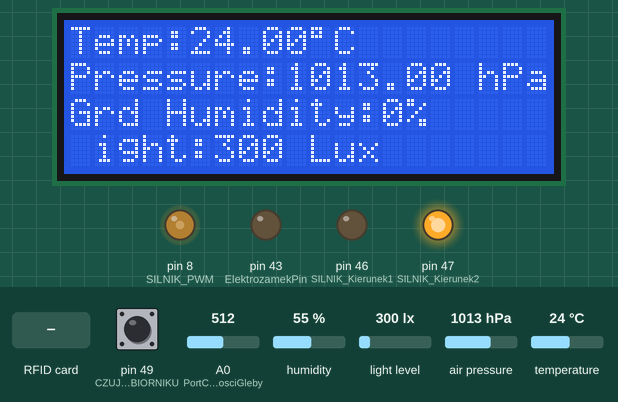
The sketch below on a simulated Arduino Mega 2560, built with avr-gcc and run on an emulated ATmega2560. Shown: 20×4 character LCD, output pins drawn as LEDs (lit = HIGH). Inputs (shaded band) come from the test bench; at power-on: pin 49 (CZUJNIK_WODY_W_ZBIORNIKU) HIGH, A0 (PortCzujkiWilgotnosciGleby) = 512, light level 300 lx, humidity 55 %, air pressure 1013 hPa, temperature 24 °C. Pins used as bus, display or sensor lines are not drawn; what the sketch prints to the serial monitor is not drawn.

Above: at 1.3 s.
1.4 s: pin 49 (CZUJNIK_WODY_W_ZBIORNIKU) pulled LOW for 0.15 s
At 1.55 s:
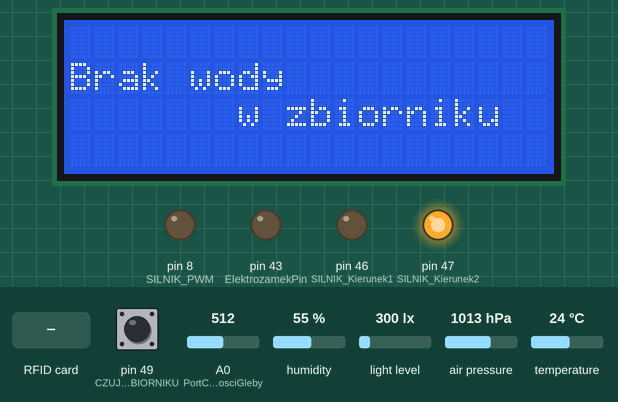
3.4 s: RFID card 5E 7A 19 C4 held to the reader
At 4.52 s:
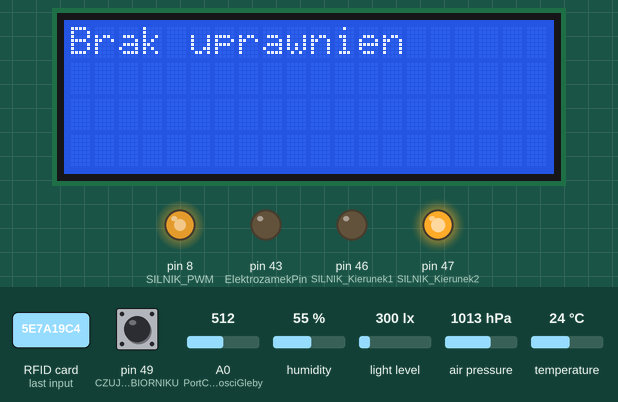
5.5 s: A0 (PortCzujkiWilgotnosciGleby) set to 414
At 6.8 s:
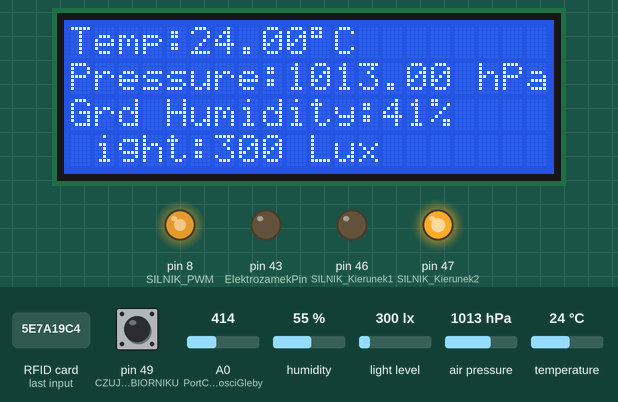
7.1 s: A0 (PortCzujkiWilgotnosciGleby) set to 386
At 8.9 s:
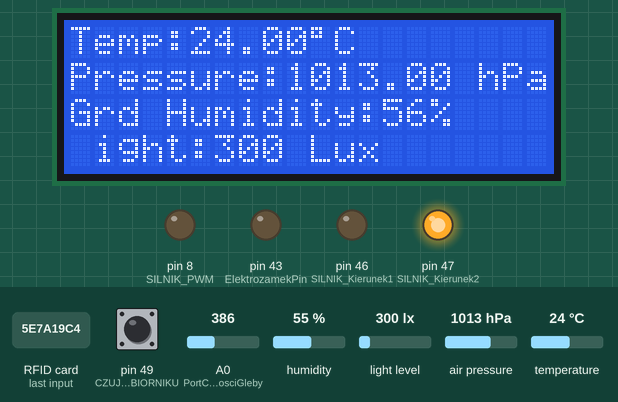
9.2 s: light level set to 40 lx
At 10.9 s:
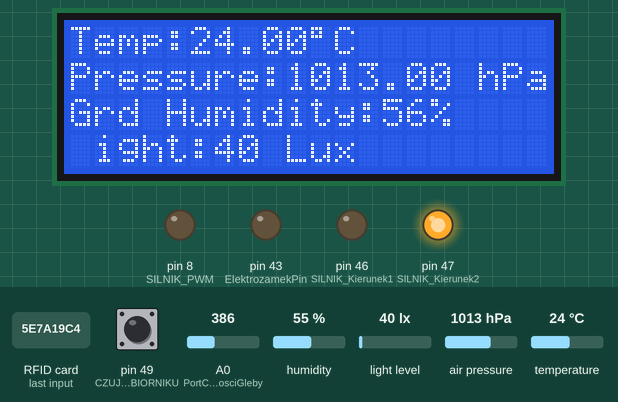
11.4 s: A0 (PortCzujkiWilgotnosciGleby) set to 417
At 13.2 s:
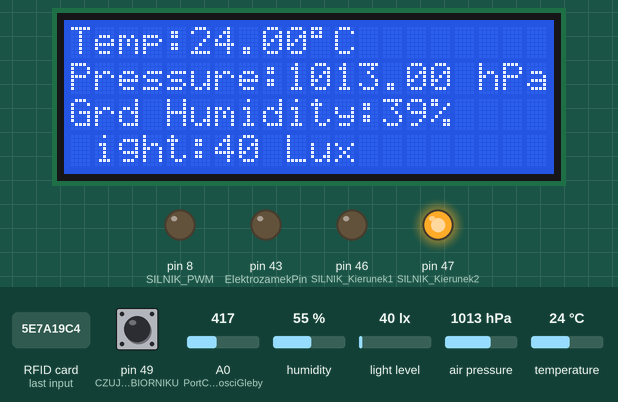
13.5 s: A0 (PortCzujkiWilgotnosciGleby) set to 445
Timing chart, 0 to 16.5 s (numbered marks = the images above; inputs shaded):
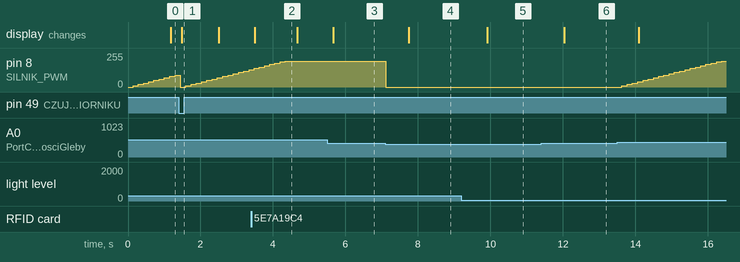

Measured:
- the behaviour switches between 398 and 397 on A0 (PortCzujkiWilgotnosciGleby) (found by bisection; images 3 and 4)
- after the input at 1.4 s, the display: changes after 0.08 s (image 1)
- after the input at 3.4 s, the display: changes after 0.10 s (image 2)
- after the input at 5.5 s, the display: changes after 0.16 s (image 3)
- after the input at 7.1 s, pin 8 (SILNIK_PWM): 195/255 → 0/255 at once; the display: changes after 0.64 s (image 4)
- after the input at 9.2 s, the display: changes after 0.72 s (image 5)
- after the input at 11.4 s, the display: changes after 0.64 s (image 6)
- after the input at 13.5 s, pin 8 (SILNIK_PWM): moves from 0/255 to 195/255 over 2.8 s, starting after 0.13 s

The sketch:

Szklarnia.ino
```cpp
// Wyswietlacz w pwm 2,3,4,5,6,7
// tak jak na kursie: https://simple-circuit.com/arduino-bmp280-sensor-lcd/
// czujnik wilgotności, teperatury i ciśnienia - podlaczony w SDA i SCL - pin 20, 21, oraz zasilanie 5v
//

// dokumentacje:
// SPI - http://castor.am.gdynia.pl/~dorra/pliki/Magistrale%20%20-%20podstawy%20teoretyczne.pdf
// str 4-5 ustawienie czestotliwosci

/*
Podlaczenia arduino do plytki:
pin     |   PIN     |   PIN
Płytka  |   Arduino |   Sprzęt
--------|-----------|-------------------------------------------------------------------------
PIN 23  |   22      |   Osobnym kablem laczyc z ledem  - Dioda Let imitujaca swiatlo - zarowke
        |   43      |   Podlaczenie do elektrozamka poki co osobno
                        Podlaczenie: pin 43 do VCC a pozostałe GND i IN do GND

PIN 35  |   46      |   Mostek H - 7 - wejście określające kierunek obrotów pierwszego silnika
PIN 36  |   47      |   Mostek H - 2 - wejście określające kierunek obrotów pierwszego silnika
PIN 37  |   49      |   Czujnik Poziomu wody - druga czesc czujnika do masy
PIN 38  |   48      |   RFID - Reset (RFID - RC522)
PIN 39  |   51      |   RFID - MOSI
PIN 40  |   50      |   RFID - MISO
PIN 41  |   53      |   RFID - SDA
PIN 42  |   52      |   RFID - SCK
PIN 43  |   21  SCL |   SCL - Barometr (BME/BMP280) & czujnik Swiatła TSL2561
PIN 44  |   20  SDA |   SDA - Barometr (BME/BMP280) & czujnik Swiatła TSL2561
PIN 45  |   2       |   Wyświetlacz LED - RS - wybór rejestrów (komenda, dane)
PIN 46  |   3       |   Wyświetlacz LED - E - zezwolenie na zapis do rejestrów
PIN 47  |   4       |   Wyświetlacz LED - D4 - dane
PIN 48  |   5       |   Wyświetlacz LED - D5 - dane
PIN 49  |   6       |   Wyświetlacz LED - D6 - dane
PIN 50  |   7       |   Wyświetlacz LED - D7 - dane
PIN 51  |   8   PWM |   Mostek H - 1 - wejście ENABLE określające prędkość pierwszego silnika
PIN 52  |   A0      |   Czujnik wilgotności gleby - A0

dodatkowo Masa, Zasilanie 5V, oraz 3,3V

info podlaczen:
przekaznik vcc na pin 23 reszta na mase - dziala

mamy spi na rfid
mamu i2c na barometr i czujka swiatla
gpio wyswietlacz

*/

#include "Seeed_BME280.h"
#include <Wire.h>
#include <LiquidCrystal.h> // dolaczenie pobranej biblioteki I2C dla LCD
#include "RTClib.h"
#include <Adafruit_TSL2561_U.h>
#include <SPI.h>     //RFID
#include <MFRC522.h> // RFID

LiquidCrystal lcd(2, 3, 4, 5, 6, 7);

BME280 bme280; // pressure, temperature, altitude, humidityAir
// swiatlo
sensors_event_t event;                                                              // do czujnika światła
Adafruit_TSL2561_Unified tsl = Adafruit_TSL2561_Unified(TSL2561_ADDR_FLOAT, 12345); // swiatlo chyba

#define SILNIK_PWM 8        //mostek nóżka 1
#define SILNIK_Kierunek1 46 // mostek nóżka 2 lub 7 sprawdzic na pompie który kierunek
#define SILNIK_Kierunek2 47 // mostek nóżka 2 lub 7 sprawdzic na pompie który kierunek
// #define PortCzujkiSwiatla A5
#define PortCzujkiWilgotnosciGleby A0

#define DiodaJakoZarowka 22 // dioda ktora robi za żarowke
#define ElektrozamekPin 43  // Pin d sterowania elektrozamkiem

#define CZUJNIK_WODY_W_ZBIORNIKU (49) // do czujnika czy jest woda w zbiorniku z wodą

#define SS_PIN 53  // RFID
#define RST_PIN 48 // RFID

MFRC522 rfid_mfrc522(SS_PIN, RST_PIN); // Instance of the class for FRID

bool isAuthorized = false;
unsigned long rememberedTime; // = millis();
unsigned long timeForElectroMagneticLock;
bool isElectroMagneticUnLock = false;

unsigned long timeForDisplay;
unsigned long timeOfLastRefreshLed;

bool isResetDisplay = false;
// unsigned long nowTime;
int counterPWMForPump = 0;
int MAX_VALUE_FOR_COUNTER_PWM = 195; //40 bylo dobrze

//
//for test
unsigned long timeTime;

//
char text[14];
float temperature;
float pressure;
float altitude_;
float humidityAir;
float illuminance;
int waterSensor = 0;  // czujnik czy jest woda w zbiorniku do podlania kwiatow by pompa nie chodzila na sucho
float humidityGround; // do zrobienia

void setup()
{
    Serial.begin(9600);

    /// czujnik PortCzujkiSwiatla

    if (!tsl.begin())
    {
        /* There was a problem detecting the TSL2561 ... check your connections */
        Serial.print("Ooops, no TSL2561 detected ... Check your wiring or I2C ADDR!");
        while (1)
            ;
    }
    // displayLightSensorDetails();
    ///////////////////
    // czujnik wody
    pinMode(CZUJNIK_WODY_W_ZBIORNIKU, INPUT_PULLUP);

    //
    Wire.begin();

    lcd.begin(20, 4);

    // Serial.println(F("Arduino + BMP280"));

    if (!bme280.init())
    {
        Serial.println("Device error!");
    }

    setDisplayConstText();
    // swiatlo

    // pinMode(PortCzujkiSwiatla, INPUT);

    // czujnik gleby
    pinMode(PortCzujkiWilgotnosciGleby, INPUT);

    // silnik
    pinMode(SILNIK_PWM, OUTPUT); //Sygnał PWM silnika nr 1

    pinMode(SILNIK_Kierunek1, OUTPUT); //Sygnały sterujące kierunkiem obrotów silnika nr 1
    pinMode(SILNIK_Kierunek2, OUTPUT);

    pinMode(DiodaJakoZarowka, OUTPUT);
    pinMode(ElektrozamekPin, OUTPUT);
    digitalWrite(ElektrozamekPin, LOW);

    digitalWrite(SILNIK_Kierunek1, LOW); //Silnik nr 1 - obroty w lewo
    digitalWrite(SILNIK_Kierunek2, HIGH);
    timeTime = millis();
    timeForElectroMagneticLock = timeTime;
    timeForDisplay = timeTime;
    timeOfLastRefreshLed = millis();

    // RFID
    SPI.begin(); // Init SPI bus
    pinMode(SS_PIN, OUTPUT);
    digitalWrite(SS_PIN, LOW);

    rfid_mfrc522.PCD_Init(); // Init MFRC522
    pinMode(SS_PIN, OUTPUT);
    digitalWrite(SS_PIN, HIGH);

    //Serial.println("RFID reading UID");
}

void loop()
{
    // !!! użyć funkci do czasu milisecond tick coś tam
    // i za jjej pomoasprawdzac czy zwiekrzyła sie wartosśc o 100
    // jeśli tak to wykonujemy zdarzenie uruchamiay pompke i (zwiekrajac o 100 czas nastepnej kontroli)
    // hd 44780 - sterownik wyswetlacza hitachi
    // - jedna strona jak sie to urządzenie programuje
    // na 8 bitahc ustawionea jest jedna jedynka
    //ik\jest kilka rozkazów
    //rozkazz numer 1 ----
    // jak ustaw
    // dokumentacja https://www.sparkfun.com/datasheets/LCD/HD44780.pdf str 40
    //
    //vczujnik wilgotnosci
    // wsadzic do suchej ziemi i do błota i mamy wterdy 2 skrajne warości i możemy wtedy zrobić preskalowanie na wilgotność gleby
    //
    //

    // if (!isAuthorized)
    // {
    //     NapisStartowy();
    //     SprawdzRFID();
    // }
    // else
    {

        //light
        getIlluminance();
        getDataIsWaterTankFull();
        getDataFromBme280();
        getHumidityGround();

        if (!waterSensor)
        {
            NapisBrakWody();
            stopPomp();
        }
        else
        {

            // gdy wilgotnosc gleby poniżej 40 % wlacz pompe i podlej gdy za dyza wylacz pompe
            if (humidityGround < 30.0)
            {
                startPomp();
            }
            if (humidityGround > 50.0)
            {
                stopPomp();
            }
        }
        // Obsluga żarówki
        // TODO ustawic progowe swiecenia zerowki(diody) empirycznie

        if (illuminance < 40.0)
        {
            digitalWrite(DiodaJakoZarowka, HIGH);
        }
        else
        {
            digitalWrite(DiodaJakoZarowka, LOW);
        }

        // tylko do testow do wolniejszego wyswietlania potem skasuj nnow i if oraz zmienna timeTime
        // jak skasuje to to odkomentuj ShowDataDisplay()
        // unsigned long nnow = millis();
        // if ((nnow - timeTime) > 400UL)
        // {
        //     sprintf(text, "%u%%", (int)(humidityGround));
        //     lcd.setCursor(9, 2);
        //     lcd.print(text);
        //     Serial.print("humidityGround ");
        //     Serial.println(humidityGround);
        //     timeTime = nnow;

        //     sprintf(text, "%u", (int)(counterPWMForPump));
        //     lcd.setCursor(9, 3);
        //     lcd.print(text);
        // }
        // analogWrite(SILNIK_PWM, counterPWMForPump);

        //Serial.print("pwm : ");
        //Serial.println(counterPWMForPump);

        // resetuje wyswietlacz po zmianach na niezmiennych
        if (isResetDisplay)
        {
            if ((millis() - timeForDisplay) >= 1000UL)
            {
                isResetDisplay = false;
                setDisplayConstText();
            }
        }

        if (!isResetDisplay)
        {
            unsigned long now = millis();
            if ((now - timeOfLastRefreshLed) >= 1000UL)
            {
                timeOfLastRefreshLed = now;
                ShowDataDisplay();
            }
        }
        // Serial.println(isResetDisplay);

        //ShowDataConsol();

        SprawdzRFID();
        if (isElectroMagneticUnLock)
        {
            if (millis() - timeForElectroMagneticLock >= 1000UL)
            {
                closeLock();
            }
        }
    }
    delay(100);
}

void NapiszPrzywitanie(const char *uzytkownik)
{
    lcd.clear();
    lcd.setCursor(0, 0);
    lcd.print("Dzien dobry");

    sprintf(text, "%s", uzytkownik);
    lcd.setCursor(1, 2);
    lcd.print(text);
    timeForDisplay = millis();
    isResetDisplay = true;

    //delay(4000); // wait 2 seconds TODO WYWAL czekanie i uruchom program
    //setDisplayConstText();
}

void NapiszBrakAutoryzacji()
{
    lcd.clear();
    lcd.setCursor(0, 0);
    lcd.print("Brak uprawnien");
    timeForDisplay = millis();
    isResetDisplay = true;

    //delay(2000); // wait 2 seconds
    //NapisStartowy();
}

void NapisBrakWody()
{
    if (!isResetDisplay)
    {
        lcd.clear();
        lcd.setCursor(0, 1);
        lcd.print("Brak wody");
        lcd.setCursor(7, 2);
        lcd.print("w zbiorniku");
        timeForDisplay = millis();
        isResetDisplay = true;
    }
}

void NapisStartowy()
{
    lcd.clear();
    lcd.setCursor(0, 0);
    lcd.print("Przyloz karte");
}

bool SprawdzRFID()
{
    digitalWrite(SS_PIN, LOW);
    bool isInDatabase = false;
    if (rfid_mfrc522.PICC_IsNewCardPresent())
    {
        if (rfid_mfrc522.PICC_ReadCardSerial())
        {
            // wypiswanie danych karty na port szeregowy
            // Serial.print("Tag UID:");
            // for (byte i = 0; i < rfid_mfrc522.uid.size; i++)
            // {
            //     Serial.print(rfid_mfrc522.uid.uidByte[i] < 0x10 ? " 0" : " ");
            //     Serial.print(rfid_mfrc522.uid.uidByte[i], HEX);
            // }
            // wypiswanie danych karty na port szeregowy

            isInDatabase = PorownajKarteZBaza(rfid_mfrc522.uid.uidByte);
            if (isInDatabase)
            {
                openLock();
            }
            Serial.println();
            rfid_mfrc522.PICC_HaltA();
        }
    }
    digitalWrite(SS_PIN, HIGH);
    return isInDatabase;
}

void openLock()
{
    digitalWrite(ElektrozamekPin, HIGH);
    timeForElectroMagneticLock = millis();
    isElectroMagneticUnLock = true;
}

void closeLock()
{
    digitalWrite(ElektrozamekPin, LOW);
    isElectroMagneticUnLock = false;
}

bool PorownajKarteZBaza(uint8_t karta[])
{
    // baza uzykownikow i ich kart
    uint8_t user1[10] = {225, 108, 146, 50};
    uint8_t user2[10] = {253, 34, 125, 137};
    uint8_t user3[10] = {201, 66, 169, 72};

    if (user1[0] == karta[0])
    {
        if (user1[1] == karta[1])
        {
            if (user1[2] == karta[2])
            {
                if (user1[3] == karta[3])
                {
                    Serial.print(" Zarejestrowano: Uzytkownik 1 ");
                    const char *user = "Uzytkownik 1";
                    NapiszPrzywitanie(user);
                    isAuthorized = true;
                    return true;
                }
            }
        }
    }
    else

        if (user2[0] == karta[0])
    {
        if (user2[1] == karta[1])
        {
            if (user2[2] == karta[2])
            {
                if (user2[3] == karta[3])
                {
                    Serial.print(" Zarejestrowano: Uzytkownik 2 ");
                    const char *user = "Uzytkownik 2";
                    NapiszPrzywitanie(user);
                    isAuthorized = true;
                    return true;
                }
            }
        }
    }
    else

        if (user3[0] == karta[0])
    {
        if (user3[1] == karta[1])
        {
            if (user3[2] == karta[2])
            {
                if (user3[3] == karta[3])
                {
                    Serial.print(" Zarejestrowano: Uzytkownik 3 ");
                    const char *user = "Uzytkownik 3";
                    NapiszPrzywitanie(user);
                    isAuthorized = true;
                    return true;
                }
            }
        }
    }

    Serial.print(" Nie ma uzytkownika w bazie ");
    NapiszBrakAutoryzacji();
    return false;
}

void startPomp()
{
    unsigned long now = millis();
    // TO DO tylko do testow zmieniam by szybciej ruszylo potem usun tego if
    // if (counterPWMForPump == 0)
    // {
    //     counterPWMForPump = 130;
    // }
    //
    Serial.print("counterPWMForPump: ");
    Serial.println(counterPWMForPump);
    if (counterPWMForPump < 255)
    {
        Serial.println("in");
        if ((now - rememberedTime) >= 5UL) // ważne żeby z dopikiem UL - bo unsigned long
        {

            rememberedTime = now;
            counterPWMForPump += 10;
            if (counterPWMForPump > MAX_VALUE_FOR_COUNTER_PWM)
            {
                counterPWMForPump = MAX_VALUE_FOR_COUNTER_PWM;
            }
            analogWrite(SILNIK_PWM, counterPWMForPump); //Spokojne rozpędzanie silnika
        }
    }
}

void stopPomp()
{
    //if (counterPWMForPump == 255)
    //{
    counterPWMForPump = 0;
    analogWrite(SILNIK_PWM, counterPWMForPump);
    Serial.println("ZATRZYMUJE POMPE !!!!!!!!!!!!!!!!!!!!!!!!!!!!!!!!!!");
    //}
}

bool getDataIsWaterTankFull()
{
    waterSensor = digitalRead(CZUJNIK_WODY_W_ZBIORNIKU);
    return static_cast<bool>(waterSensor);
}

void getHumidityGround()
{
    float value = analogRead(PortCzujkiWilgotnosciGleby);
    Serial.print("czujnik gleby: ");
    Serial.println(value);
    humidityGround = calculateHumidityGround(value);

    // gdy poza zakresem tak na wszelki wypadek gdyby zle pomiary lub gdy wyjdzie za zakres
    if (humidityGround < 0)
    {
        humidityGround = 0;
    }
    else if (humidityGround > 100)
    {
        humidityGround = 100;
    }
}

float calculateHumidityGround(float value)
{

    float returnValue = ((-100 * value) + 49000) / 185.0;

    return returnValue;
}

void setDisplayConstText()
{ // wyswietlnie stalych niezmiennych napisów
    lcd.clear();
    lcd.setCursor(0, 0);
    lcd.print("Temp:");
    lcd.setCursor(0, 1);
    lcd.print("Pressure:");
    lcd.setCursor(0, 2);
    lcd.print("Grd Humidity:");
    lcd.setCursor(0, 3);
    lcd.print("Light:");
}

void displayLightSensorDetails(void)
{
    sensor_t sensor;
    tsl.getSensor(&sensor);
    Serial.println("------------------------------------");
    Serial.print("Sensor:       ");
    Serial.println(sensor.name);
    Serial.print("Driver Ver:   ");
    Serial.println(sensor.version);
    Serial.print("Unique ID:    ");
    Serial.println(sensor.sensor_id);
    Serial.print("Max Value:    ");
    Serial.print(sensor.max_value);
    Serial.println(" lux");
    Serial.print("Min Value:    ");
    Serial.print(sensor.min_value);
    Serial.println(" lux");
    Serial.print("Resolution:   ");
    Serial.print(sensor.resolution);
    Serial.println(" lux");
    Serial.println();
    Serial.println("------------------------------------");
    Serial.println("");
    //delay(500);
}

void getDataFromBme280()
{
    // get temperature, pressure and altitude from library
    temperature = bme280.getTemperature();     // get temperature
    pressure = bme280.getPressure();           // get pressure
    altitude_ = bme280.calcAltitude(pressure); // get altitude (this should be adjusted to your local forecast)
    humidityAir = bme280.getHumidity();
}

void getIlluminance()
{
    /* Get a new sensor event */
    // czujnik swiatla
    tsl.getEvent(&event);

    /* Display the results (light is measured in lux) */
    if (event.light)
    {
        illuminance = event.light;
    }
    else
    {
        /* If event.light = 0 lux the sensor is probably saturated
       and no reliable data could be generated! */
        Serial.println("Sensor overload");
    }
}

void ShowDataDisplay()
{
    // print data on the LCD screen
    // 1: print temperature
    sprintf(text, "%d.%02u%cC  ", (int)temperature, (int)(temperature * 100) % 100, 223);
    lcd.setCursor(5, 0);
    lcd.print(text);
    // 2: print pressure
    sprintf(text, "%u.%02u hPa ", (int)(pressure / 100), (int)((uint32_t)pressure % 100));
    lcd.setCursor(9, 1);
    lcd.print(text);

    // 3: print humidity of Air
    sprintf(text, "%u%%  ", (int)(humidityGround));
    lcd.setCursor(13, 2);
    lcd.print(text);

    // na wyswietlaczy wyswietla hi lub lo jak jest lub nie ma wody

    /*
    if (waterSensor == LOW)
    {
        sprintf(text, "Lo");
        lcd.setCursor(0, 3);
        lcd.print(text);
    }
    else
    {
        sprintf(text, "HI ");
        lcd.setCursor(0, 3);
        lcd.print(text);
    }
    */

    sprintf(text, "%u Lux  ", (int)(illuminance));
    lcd.setCursor(6, 3);
    lcd.print(text);

    // sprintf(text, "PWM:%u  ", (int)(counterPWMForPump));
    // lcd.setCursor(11, 3);
    // lcd.print(text);
}

void ShowDataConsol()
{
    Serial.println();

    Serial.print("Czujnik wody w zbbiorniku = ");
    Serial.print(waterSensor);

    Serial.println();
    // print data on the serial monitor software
    // 1: print temperature
    Serial.print("Temperature = ");
    Serial.print(temperature);
    Serial.println(" °C");
    // 2: print pressure
    Serial.print("Pressure    = ");
    Serial.print(pressure / 100);
    Serial.println(" hPa");
    // 3: print altitude
    Serial.print("Approx Altitude = ");
    Serial.print(altitude_);
    Serial.println(" m");

    Serial.print("Humidity of Air: ");
    Serial.print(humidityAir);
    Serial.println("%");

    Serial.print("humidityGround: ");
    Serial.print(humidityGround);
    Serial.println("%");

    Serial.print(illuminance);
    Serial.println(" lux");

    //Serial.println(analogRead(PortCzujkiSwiatla));
    Serial.println("...");
    Serial.println("...");

    Serial.println(); // start a new line
}
```
